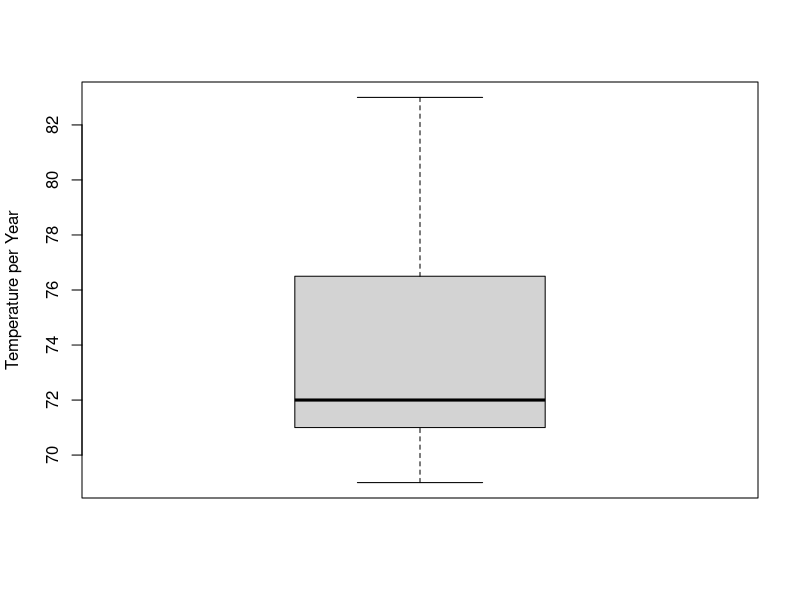
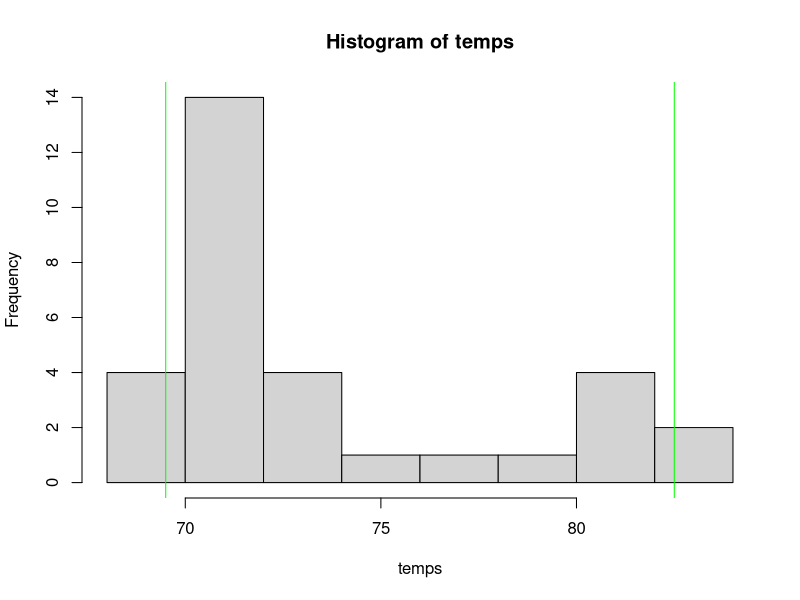
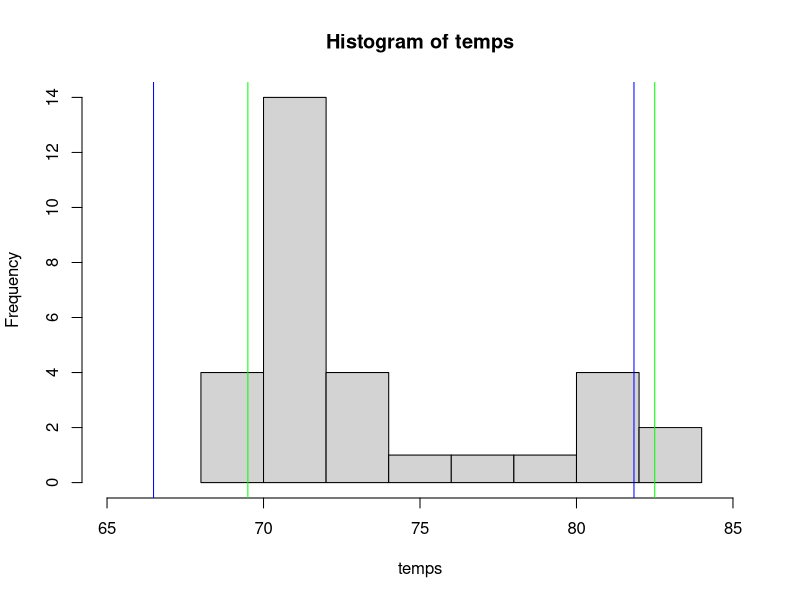
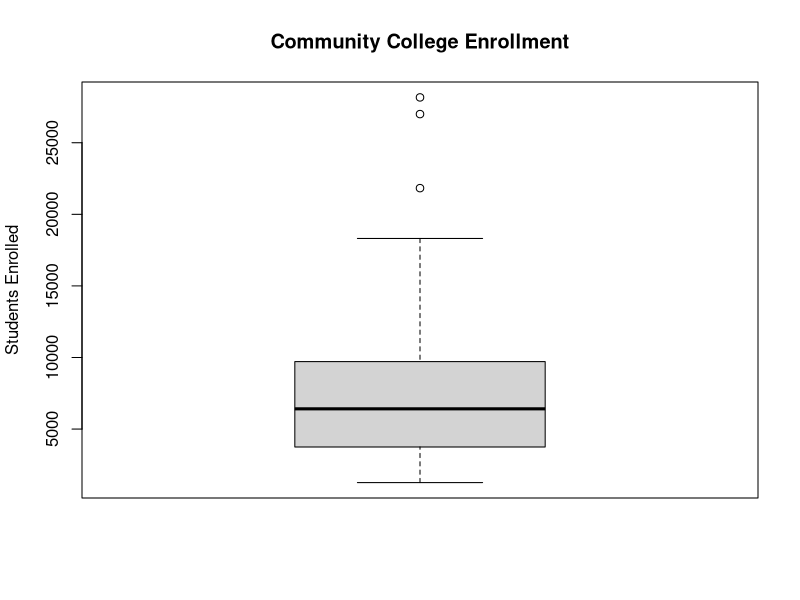

Generate these figures, in order, with R:
## ---- chunk 1
knitr::opts_chunk$set(echo = TRUE)
## ---- chunk 2
temps <- c(71, 71, 69, 71, 69, 72, 71, 70, 70, 71, 82, 76, 74, 73, 74, 82, 82, 77, 80, 83, 83, 81, 72, 72, 71, 72, 72, 71, 72, 72, 73)
## ---- chunk 3
IQR(temps)
## ---- chunk 4
quantile(temps, c(0.25, 0.75))
## ---- chunk 5
boxplot(temps, ylab="Temperature per Year")
## ---- chunk 6
section1 <- c(93, 89, 99, 95, 78, 81, 83, 94, 75, 98, 87, 94, 96, 94, 89)
sort(section1)
## ---- chunk 7
sum(section1 < 80)/length(section1)
## ---- chunk 8
sum(section1 >= 98)/length(section1)
## ---- chunk 9
sum(section1 == 94)/length(section1)
## ---- chunk 10
studs = seq(1, length(section1))
studs[section1 == 94]
## ---- chunk 11
quantile(section1, 0.1)
## ---- chunk 12
quantile(section1, 0.5)
## ---- chunk 13
hist(temps)
abline(v=quantile(temps, 0.05), col='green')
abline(v=quantile(temps, 0.95), col='green')
## ---- chunk 14
hist(temps, xlim = c(65, 85))
abline(v=quantile(temps, 0.05), col='green')
abline(v=quantile(temps, 0.95), col='green')
abline(v=mean(temps)-1.68*sd(temps), col='blue')
abline(v=mean(temps)+1.68*sd(temps), col='blue')

## ---- chunk 15
enrollment <- c(6414, 1550, 2109, 9350, 21828, 4300, 5944, 5722, 2825, 2044, 5481, 5200, 5853, 2750, 10012, 6357, 27000, 9414, 7681, 3200, 17500, 9200, 7380, 18314, 6557, 13713, 17768, 7493, 2771, 2861, 1263, 7285, 28165, 5080, 11622)
sort(enrollment)
## ---- chunk 16
boxplot(enrollment, ylab='Students Enrolled', main='Community College Enrollment')
## ---- chunk 17
quantile(enrollment, c(0.25, 0.75))
